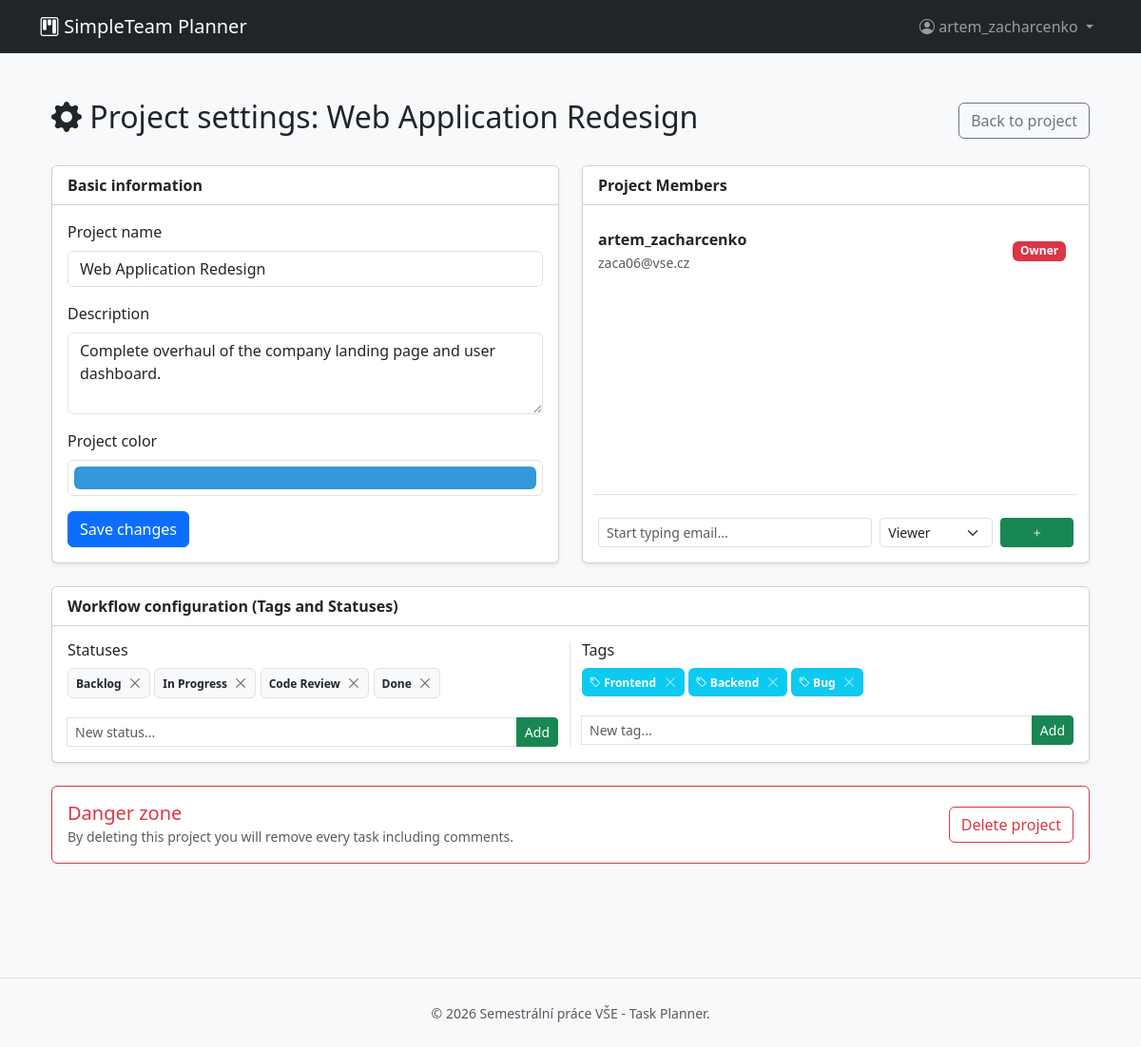
/project-settings.php?id=1 (signed in), run on the app's committed database.
### tables this page shows
CREATE TABLE projects (
    id INT AUTO_INCREMENT PRIMARY KEY,
    created_by INT NOT NULL,
    name VARCHAR(255) NOT NULL,
    description TEXT,
    color_hex VARCHAR(7),  
    created_at TIMESTAMP DEFAULT CURRENT_TIMESTAMP,
    FOREIGN KEY (created_by) REFERENCES users(id) ON DELETE CASCADE
);

CREATE TABLE project_members (
    project_id INT NOT NULL,
    user_id INT NOT NULL,
    role ENUM('admin', 'editor', 'viewer') NOT NULL DEFAULT 'viewer',
    PRIMARY KEY (project_id, user_id),
    FOREIGN KEY (project_id) REFERENCES projects(id) ON DELETE CASCADE,
    FOREIGN KEY (user_id) REFERENCES users(id) ON DELETE CASCADE
);

CREATE TABLE users (
    id INT AUTO_INCREMENT PRIMARY KEY,
    username VARCHAR(255) NOT NULL,
    email VARCHAR(255) NOT NULL UNIQUE,
    password VARCHAR(255),
    oauth_provider VARCHAR(50),  
    oauth_id VARCHAR(255),
    created_at TIMESTAMP DEFAULT CURRENT_TIMESTAMP,
    reset_token_hash VARCHAR(64) DEFAULT NULL,
    reset_token_expires_at DATETIME DEFAULT NULL
);

CREATE TABLE statuses (
    id INT AUTO_INCREMENT PRIMARY KEY,
    project_id INT NOT NULL,
    name VARCHAR(100) NOT NULL,
    FOREIGN KEY (project_id) REFERENCES projects(id) ON DELETE CASCADE
);

CREATE TABLE tags (
    id INT AUTO_INCREMENT PRIMARY KEY,
    project_id INT NOT NULL,
    name VARCHAR(100) NOT NULL,
    FOREIGN KEY (project_id) REFERENCES projects(id) ON DELETE CASCADE
);

### classes/Project.php (called while the page is built, shortened)
<?php
class Project {
    public static function getById(int $id) {
        $db = Database::getConnection();
        $stmt = $db->prepare("SELECT * FROM projects WHERE id = ?");
        $stmt->execute([$id]);
        return $stmt->fetch();
    }
    public static function getMembers(int $projectId) {
        $db = Database::getConnection();
        $stmt = $db->prepare("
            SELECT u.id, u.username, u.email, pm.role
            FROM users u
            JOIN project_members pm ON u.id = pm.user_id
            WHERE pm.project_id = ?
            ORDER BY pm.role ASC, u.username ASC
        ");
        $stmt->execute([$projectId]);
        return $stmt->fetchAll();
    }
}

### classes/Status.php (called while the page is built, shortened)
<?php
class Status {
    public static function getByProject(int $projectId) {
        $db = Database::getConnection();
        $stmt = $db->prepare("SELECT * FROM statuses WHERE project_id = ?");
        $stmt->execute([$projectId]);
        return $stmt->fetchAll();
    }
}

### classes/Tag.php (called while the page is built, shortened)
<?php
class Tag {
    public static function getByProject(int $projectId) {
        $db = Database::getConnection();
        $stmt = $db->prepare("SELECT * FROM tags WHERE project_id = ?");
        $stmt->execute([$projectId]);
        return $stmt->fetchAll();
    }
}

### project-settings.php (the view, shortened to what this page needs)
<?php
$projectId = filter_input(INPUT_GET, 'id', FILTER_VALIDATE_INT);
$project = Project::getById($projectId);
$userId = $_SESSION['user_id'];
$members = Project::getMembers($projectId);
$tags = Tag::getByProject($projectId);
$statuses = Status::getByProject($projectId);
$members = Project::getMembers($projectId);
require_once 'inc/header.php';
?>
    <div class="container py-4">
        <div class="d-flex justify-content-between align-items-center mb-4">
            <h2><i class="bi bi-gear-fill"></i> Project settings: <?= htmlspecialchars($project['name']) ?></h2>
            <a href="project-detail.php?id=<?= $projectId ?>" class="btn btn-outline-secondary">Back to project</a>
        </div>
        <div class="row">
            <div class="col-md-6 mb-4">
                <div class="card shadow-sm h-100">
                    <div class="card-header bg-white fw-bold">Basic information</div>
                    <div class="card-body">
                        <form method="POST">
                            <div class="mb-3">
                                <label class="form-label">Project name</label>
                                <input type="text" name="name" class="form-control" value="<?= htmlspecialchars($project['name']) ?>" required>
                            </div>
                            <div class="mb-3">
                                <label class="form-label">Description</label>
                                <textarea name="description" class="form-control" rows="3"><?= htmlspecialchars($project['description']) ?></textarea>
                            </div>
                            <div class="mb-3">
                                <label class="form-label">Project color</label>
                                <input type="color" name="color_hex" class="form-control form-control-color w-100" value="<?= htmlspecialchars($project['color_hex']) ?>">
                            </div>
                            <button type="submit" class="btn btn-primary">Save changes</button>
                        </form>
                    </div>
                </div>
            </div>
            <div class="col-md-6 mb-4">
                <div class="card shadow-sm h-100">
                    <div class="card-header bg-white fw-bold">Project Members</div>
                    <div class="card-body d-flex flex-column justify-content-between">
                        <div class="overflow-auto pe-2 flex-grow-1" style="max-height: 250px;">
                            <ul class="list-group list-group-flush mb-0">
                                <?php foreach ($members as $m): ?>
                                    <li class="list-group-item d-flex justify-content-between align-items-center px-0">
                                        <div>
                                            <strong><?= htmlspecialchars($m['username']) ?></strong> <br>
                                            <small class="text-muted"><?= htmlspecialchars($m['email']) ?></small>
                                        </div>
                                        <div class="d-flex align-items-center">
                                            <?php if ($m['id'] != $userId && $m['id'] != $project['created_by']): ?>
                                                <form method="POST" class="me-2">
                                                    <input type="hidden" name="action" value="change_role">
                                                    <input type="hidden" name="member_id" value="<?= $m['id'] ?>">
                                                    <select name="new_role" class="form-select form-select-sm" onchange="this.form.submit()">
                                                        <option value="viewer" <?= $m['role'] === 'viewer' ? 'selected' : '' ?>>Viewer</option>
                                                        <option value="editor" <?= $m['role'] === 'editor' ? 'selected' : '' ?>>Editor</option>
                                                        <option value="admin" <?= $m['role'] === 'admin' ? 'selected' : '' ?>>Admin</option>
                                                    </select>
                                                </form>
                                                <form method="POST" onsubmit="return confirm('Are you sure you want to remove this member?')">
                                                    <input type="hidden" name="action" value="remove_member">
                                                    <input type="hidden" name="member_id" value="<?= $m['id'] ?>">
                                                    <button type="submit" class="btn btn-link text-danger p-0" title="Remove Member"><i class="bi bi-trash"></i></button>
                                                </form>
                                            <?php elseif($m['id'] == $project['created_by']): ?>
                                                <span class="badge bg-danger">Owner</span>
                                            <?php else: ?>
                                                <span class="badge bg-primary">Admin (You)</span>
                                            <?php endif; ?>
                                        </div>
                                    </li>
                                <?php endforeach; ?>
                            </ul>
                        </div>
                        <form method="POST" class="row g-2 mt-3 pt-3 border-top">
                            <div class="col-7">
                                <input type="email" name="email" class="form-control form-control-sm" list="userEmails" placeholder="Start typing email..." required autocomplete="off">
                            </div>
                            <div class="col-3">
                                <select name="role" class="form-select form-select-sm">
                                    <option value="viewer">Viewer</option>
                                </select>
                            </div>
                            <div class="col-2">
                                <button type="submit" class="btn btn-sm btn-success w-100" title="Add member"><i class="bi bi-plus"></i></button>
                            </div>
                        </form>
                    </div>
                </div>
            </div>
            <div class="col-md-12">
                <div class="card shadow-sm mb-4">
                    <div class="card-header bg-white fw-bold">Workflow configuration (Tags and Statuses)</div>
                    <div class="card-body">
                        <div class="row">
                            <div class="col-md-6 border-end">
                                <h6>Statuses</h6>
                                <div class="mb-3">
                                    <?php foreach ($statuses as $s): ?>
                                        <span class="badge bg-light text-dark border p-2 mb-1">
                                    <?= htmlspecialchars($s['name']) ?>
                                    <form method="POST" class="d-inline ms-1">
                                        <button type="submit" class="btn-close" style="font-size: 0.6rem;"></button>
                                    </form>
                                </span>
                                    <?php endforeach; ?>
                                </div>
                                <form method="POST" class="input-group input-group-sm">
                                    <input type="text" name="status_name" class="form-control" placeholder="New status..." required>
                                    <button type="submit" class="btn btn-success">Add</button>
                                </form>
                            </div>
                            <div class="col-md-6">
                                <h6>Tags</h6>
                                <div class="mb-3">
                                    <?php foreach ($tags as $t): ?>
                                        <span class="badge bg-info text-white p-2 mb-1">
                                    <i class="bi bi-tag"></i> <?= htmlspecialchars($t['name']) ?>
                                    <form method="POST" class="d-inline ms-1">
                                        <button type="submit" class="btn-close btn-close-white" style="font-size: 0.6rem;"></button>
                                    </form>
                                </span>
                                    <?php endforeach; ?>
                                </div>
                                <form method="POST" class="input-group input-group-sm">
                                    <input type="text" name="tag_name" class="form-control" placeholder="New tag..." required>
                                    <button type="submit" class="btn btn-success">Add</button>
                                </form>
                            </div>
                        </div>
                    </div>
                </div>
                <div class="card border-danger mb-5">
                    <div class="card-body d-flex justify-content-between align-items-center">
                        <div>
                            <h5 class="text-danger mb-0">Danger zone</h5>
                            <small class="text-muted">By deleting this project you will remove every task including comments.</small>
                        </div>
                        <form method="POST" onsubmit="return confirm('ARE YOU SURE YOU WANT TO DELETE WHOLE PROJECT? This action is irreversible.')">
                            <button type="submit" class="btn btn-outline-danger">Delete project</button>
                        </form>
                    </div>
                </div>
            </div>
        </div>
    </div>
<?php require_once 'inc/footer.php'; ?>

### inc/header.php (style rules this page uses)
body { background-color: #f8f9fa; }

### data on the page
projects: name "Web Application Redesign", description "Complete overhaul of the company landing page and user dashboard.", color_hex "#3498db"
project_members: user.username "artem_zacharcenko", user.email "zaca06@vse.cz"
statuses: name "Backlog"
statuses: name "In Progress"
statuses: name "Code Review"
statuses: name "Done"
tags: name "Frontend"
tags: name "Backend"
tags: name "Bug"

### other printed values
$_SESSION['username'] "artem_zacharcenko"
